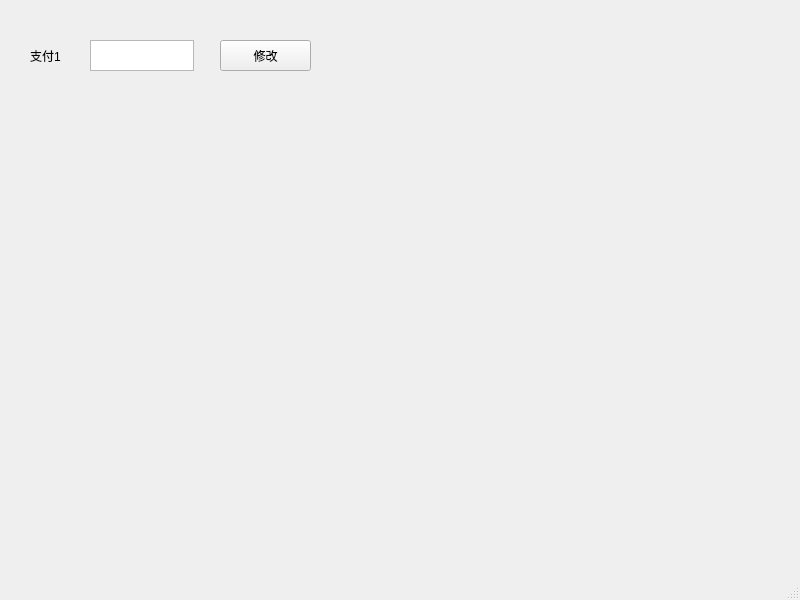
<?xml version="1.0" encoding="UTF-8"?>
<ui version="4.0">
 <class>MainWindow</class>
 <widget class="QMainWindow" name="MainWindow">
  <property name="geometry">
   <rect>
    <x>0</x>
    <y>0</y>
    <width>800</width>
    <height>600</height>
   </rect>
  </property>
  <property name="windowTitle">
   <string>MainWindow</string>
  </property>
  <widget class="QWidget" name="centralwidget">
   <widget class="QLabel" name="label">
    <property name="geometry">
     <rect>
      <x>30</x>
      <y>50</y>
      <width>54</width>
      <height>12</height>
     </rect>
    </property>
    <property name="text">
     <string>支付1</string>
    </property>
   </widget>
   <widget class="QPushButton" name="pushButton">
    <property name="geometry">
     <rect>
      <x>220</x>
      <y>40</y>
      <width>91</width>
      <height>31</height>
     </rect>
    </property>
    <property name="text">
     <string>修改</string>
    </property>
   </widget>
   <widget class="QTextEdit" name="textEdit">
    <property name="geometry">
     <rect>
      <x>90</x>
      <y>40</y>
      <width>104</width>
      <height>31</height>
     </rect>
    </property>
   </widget>
  </widget>
  <widget class="QMenuBar" name="menubar">
   <property name="geometry">
    <rect>
     <x>0</x>
     <y>0</y>
     <width>800</width>
     <height>23</height>
    </rect>
   </property>
  </widget>
  <widget class="QStatusBar" name="statusbar"/>
 </widget>
 <resources/>
 <connections/>
</ui>
